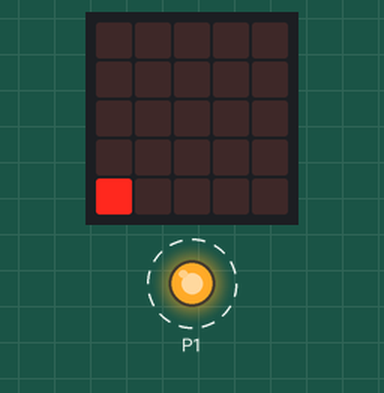
Simulated run of this program. Board: BBC micro:bit (MakeCode). On the bench: the board's 5×5 LED display, output pins drawn as LEDs (lit = HIGH). Dashed ring = blinking.

Above: at 0.1 s.
At 0.6 s:
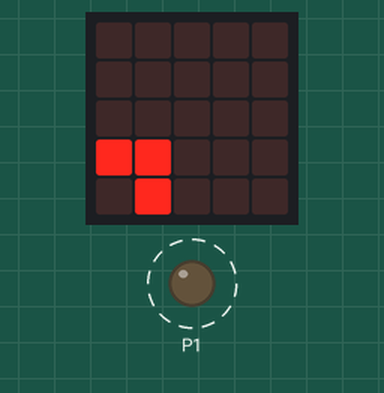
At 1.1 s:
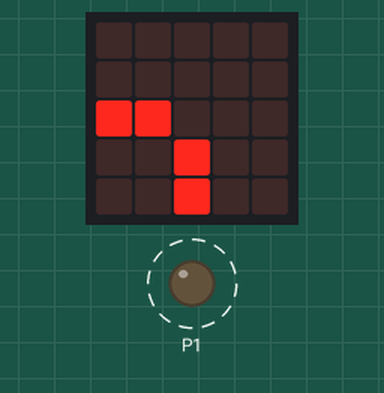
At 1.6 s:
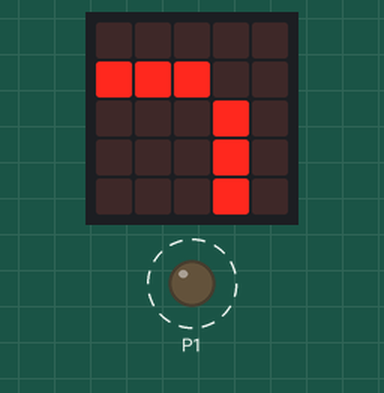
Timing chart, 0 to 39.8 s (numbered marks = the images above):
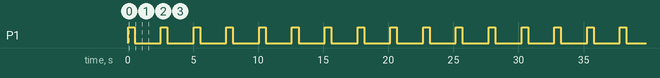

The program:

main.ts
```typescript
basic.forever(function () {
    pins.digitalWritePin(DigitalPin.P1, 1)
    basic.showLeds(`
        . . . . .
        . . . . .
        . . . . .
        . . . . .
        # . . . .
        `)
    basic.pause(100)
    pins.digitalWritePin(DigitalPin.P1, 0)
    basic.showLeds(`
        . . . . .
        . . . . .
        . . . . .
        # # . . .
        . # . . .
        `)
    basic.pause(100)
    basic.showLeds(`
        . . . . .
        . . . . .
        # # . . .
        . . # . .
        . . # . .
        `)
    basic.pause(100)
    basic.showLeds(`
        . . . . .
        # # # . .
        . . . # .
        . . . # .
        . . . # .
        `)
    basic.pause(600)
})
```

test.ts
```typescript
// les tests vont ici ; cela ne sera pas compilé si ce paquet est utilisé en tant qu'extension.
```

Measured:
- by itself, P1: alternates HIGH for 0.50 s and LOW for 2.0 s
- by itself, everything shown: repeats every 2.5 s, in 4 steps
- what the display in image 1 shows lasts 0.5 s, from 0.5 s to 1.0 s
